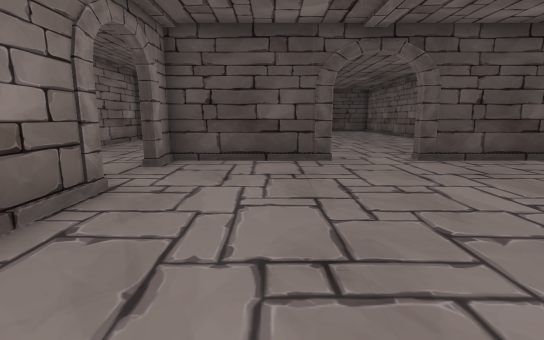
View 1 (above)

22 first-person views from a walk through a 3-D level made in the Unity game engine. The camera is 1.2 m above the floor, tilts 10° down and sees 85° across. The floor is counted in squares, 1 m on a side. Each view is taken from the middle of a square. On the plan, view 1 faces up. The plan holds only what a view shows up to about 13 squares ahead; the rest is blank. The place goes on beyond the plan. The player character is not drawn.

View 2
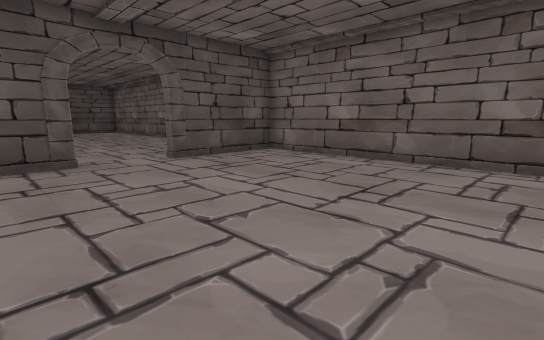

View 3
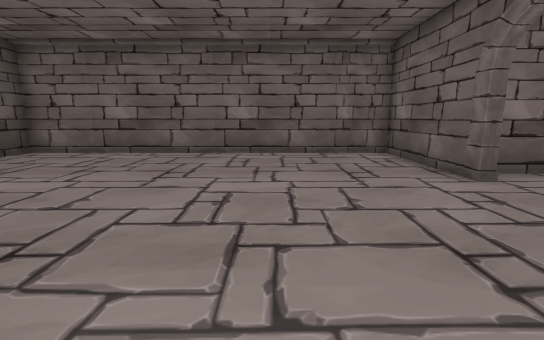

View 4
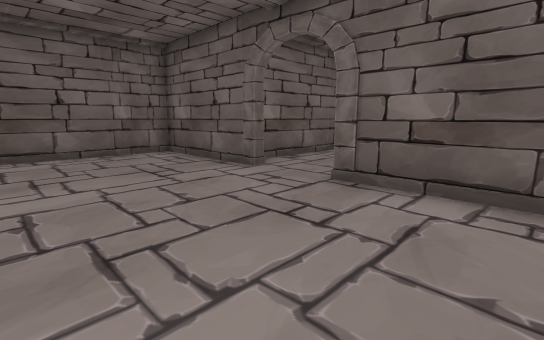

View 5
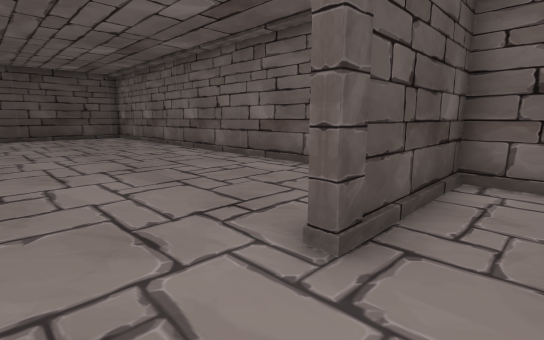

View 6
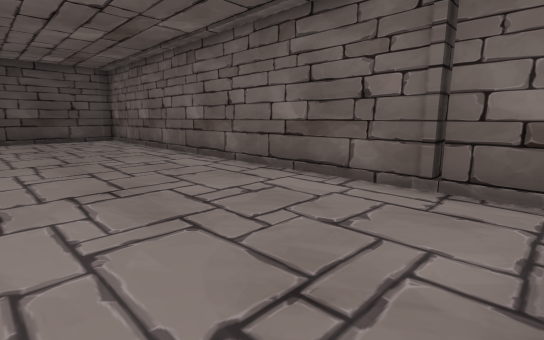

View 7
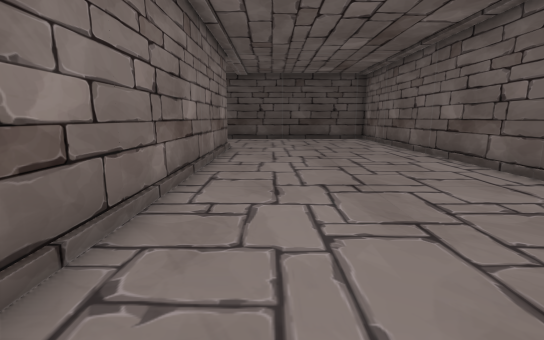

View 8
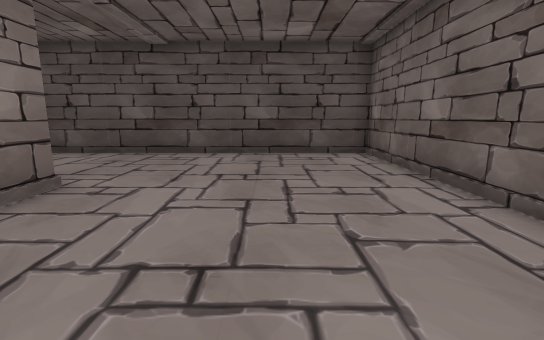

View 9
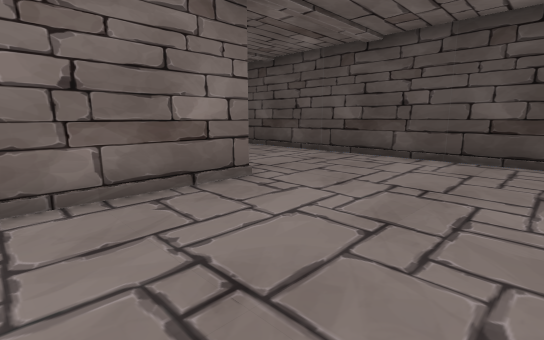

View 10
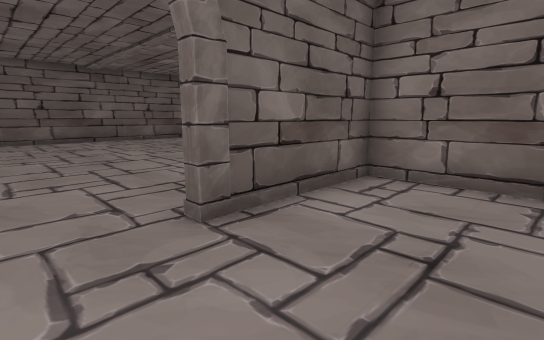

View 11
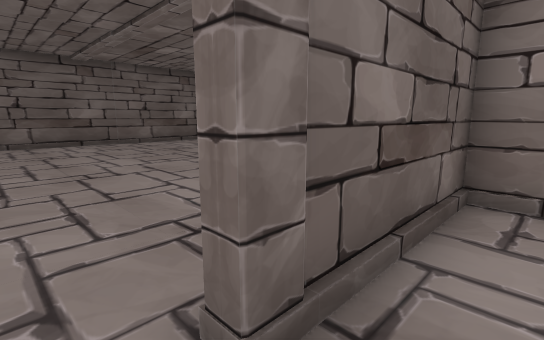

View 12
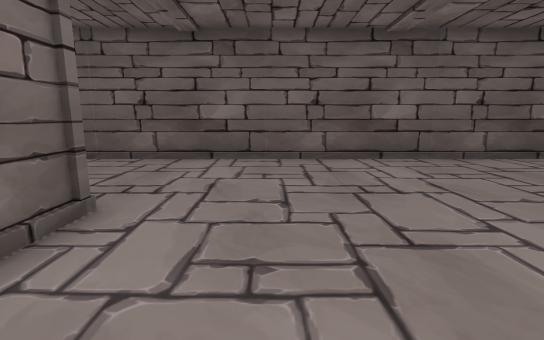

View 13
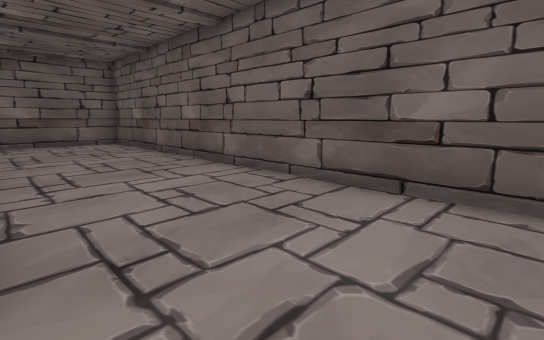

View 14
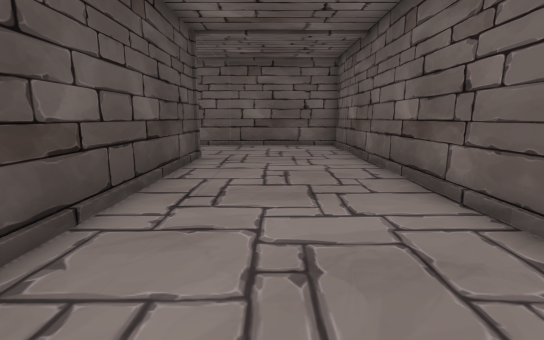

View 15
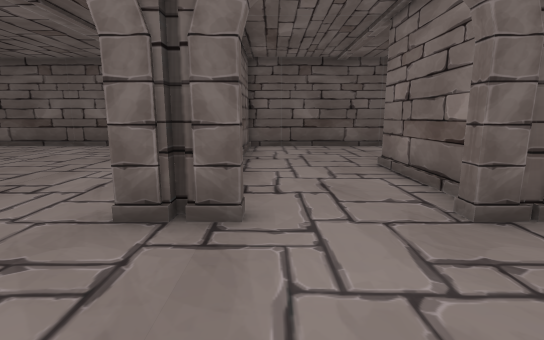

View 16
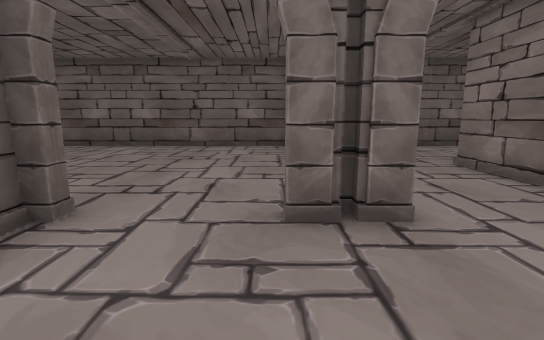

View 17
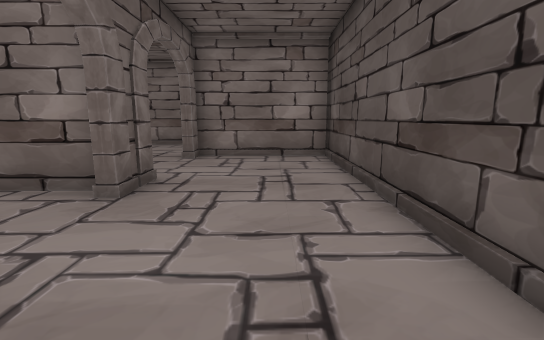

View 18
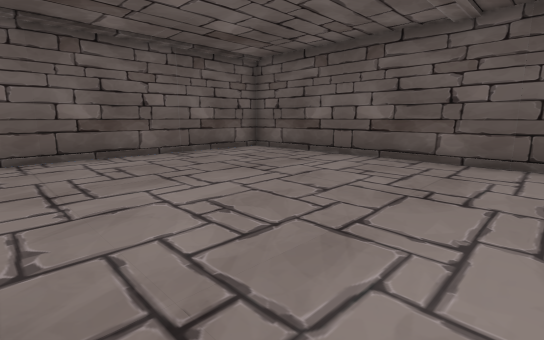

View 19
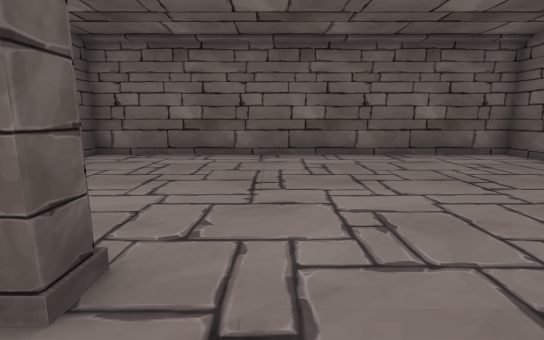

View 20
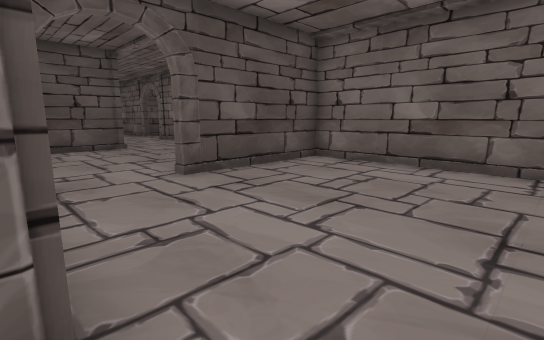

View 21
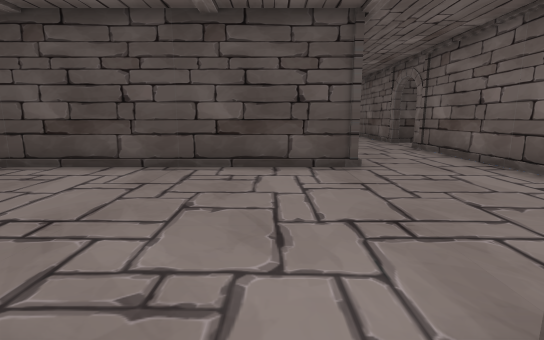

View 22
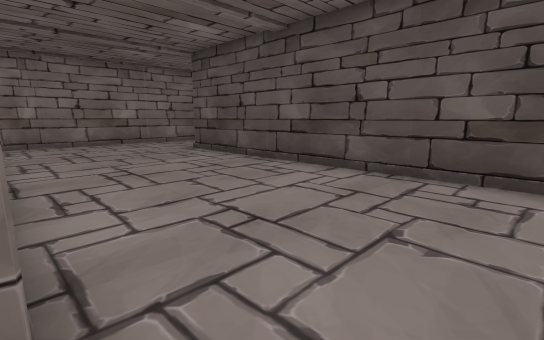

### Floor plan
Points are (right, up) in squares from view 1. A wall is a line through its corners. A room is listed if a view was taken in it or the views show most of it. See-through windows are left out.
Room 1 (views 1, 2, 3, 4, 5, 6, 7, 8, 9, 10, 11)
walls: (1.8, 8.4) (-2.9, 8.4) (-2.9, 7.3) (-3.2, 7.3); (8.3, 9.1) (8.3, 26.2) (-3.5, 26.2); (-2.9, 5) (-2.9, 2.9); (1.2, 21.1) (1.2, 10.6); (-2.9, -1.1) (-2.9, -4) (1.2, -4) (1.2, -4.4); (3.6, -4.4) (3.6, -4) (8.5, -4); (8.3, -4) (8.3, 8.4) (4.1, 8.4) (4.1, 8.8)
ways out: opening at (2.5, -4) to room 2
Room 2 (views 12, 13, 14, 15, 16, 17, 18, 19, 20, 21, 22)
walls: (13.1, -8.9) (13.1, -12.7) (6.2, -12.7); (12.1, -8.3) (13.6, -8.3) (13.6, -8.8); (16.4, -8.8) (16.4, -8.3) (17.8, -8.3) (17.8, -8.8); (16.4, -4.2) (8, -4.2); (8.5, -4) (8.5, -8.3) (9.2, -8.3) (9.2, -8.8); (20.9, -8.3) (20.9, -7.9); (21.2, -8.7) (20.6, -8.7) (20.6, -8.3); (4.4, -8.9) (4.4, -4.9); (8.5, 0.4) (8.5, -3.4); (17.4, -17.8) (28.8, -17.8) (28.8, -4.2) (24.1, -4.2) (24.1, -3.9); (4.4, -12.9) (4.4, -11.5); (25.2, 2.3) (12.2, 2.3); (28.8, 1.1) (28.8, 7.1); (8.8, 10.5) (8.1, 10.5); (-3.5, -17.8) (17, -17.8) (17, -11.9)
ways out: opening at (2.5, -4) to room 1; opening at (27, 7)

Where each view was taken, in squares from view 1:
view 1: 0 up, 0 right, facing up
view 2: 0 up, 0 right, facing up-right
view 3: 0 up, 2 left, facing right
view 4: 1 up, 2 left, facing down-right
view 5: 7 up, 2 right, facing up-right
view 6: 9 up, 3 right, facing up-right
view 7: 9 up, 3 right, facing up
view 8: 16 up, 5 right, facing up
view 9: 17 up, 6 right, facing up-left
view 10: 1 down, 3 right, facing down-left
view 11: 3 down, 2 right, facing down-left
view 12: 9 down, 2 right, facing down
view 13: 13 down, 2 right, facing down-right
view 14: 15 down, 4 right, facing right
view 15: 5 down, 16 right, facing down
view 16: 5 down, 18 right, facing down
view 17: 6 down, 18 right, facing left
view 18: 9 down, 19 right, facing down-right
view 19: 10 down, 19 right, facing right
view 20: 10 down, 21 right, facing up-right
view 21: 5 down, 23 right, facing up
view 22: 4 down, 23 right, facing up-left
